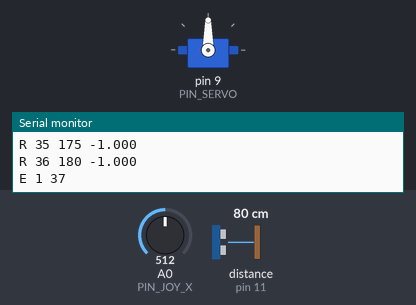
A sketch run on a simulated Arduino Mega 2560, built with avr-gcc and run on an emulated ATmega2560. Shown: servo, the last lines printed to the serial monitor. Wiring (inferred from the names in the program): ultrasonic range finder: trigger pin 10; echo pin 11. The inputs (shaded band) are chosen by the test bench; at power-on: A0 (PIN_JOY_X) = 512, distance to the obstacle (sensor on pin 11) 80 cm. The echo pulse lasts 58.3 µs per cm.

Above: at 1.2 s.
1.3 s: A0 (PIN_JOY_X) set to 466
2.8 s: A0 (PIN_JOY_X) set to 440
At 4.67 s:
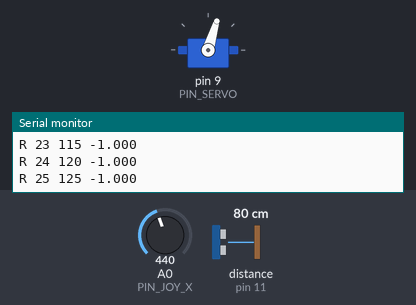
5.8 s: A0 (PIN_JOY_X) set to 122
8.8 s: A0 (PIN_JOY_X) set to 900
At 9.34 s:
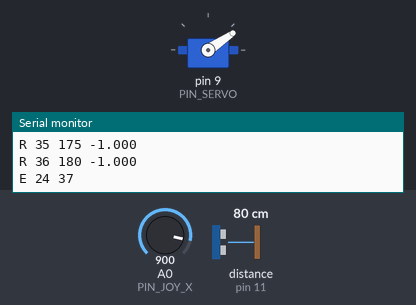
11.8 s: A0 (PIN_JOY_X) set to 390
At 12.0 s:
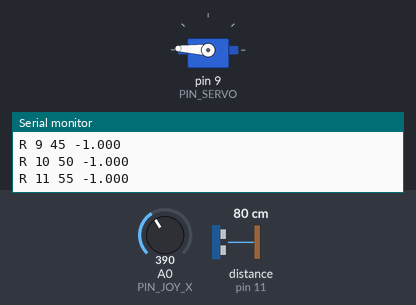
14.8 s: A0 (PIN_JOY_X) set to 511
At 14.8 s:
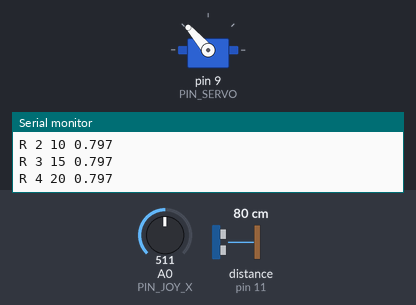
Timing chart, 0 to 17.3 s (numbered marks = the images above; inputs shaded):
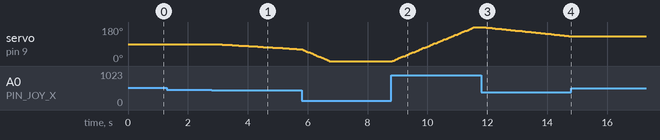

The sketch:

radar_joystick.ino
```cpp
// radar_joystick -- the hand-steered radar: joystick + servo + HC-SR04.
//
// You aim the beam with the joystick; the sensor pings wherever you point;
// the board remembers the latest range at each bearing and streams the whole
// picture to the PC in the same protocol as radar_sweep, so the scope
// (run_live.py / run_web.py) works unchanged.
//
// v3: two ping modes, the same search/track split real radars make.
//   * Parked (head still for SETTLE_MS): median of 3 pings. Slow, but one
//     corrupted reading gets outvoted. This is "track mode".
//   * Slow pan: one quick ping per step, so the picture paints as you sweep.
//     This is "search mode". Readings under PAN_MIN_RANGE_M while moving are
//     discarded -- that's the mount ringing, not a target.
//   * Fast pan (stick near full): no pings. A hard-driven head vibrates and
//     the transducer hears its own ringing as a phantom echo centimetres away.
// Power the hungry parts (servo/sensor/joystick) from the kit's power supply
// module + 9V battery feeding the breadboard rails, NOT from the Uno's 5V pin --
// the servo's current spikes brown out the USB rail and fake close targets.
//
// Wiring:
//   Power module -> breadboard rails (both jumpers on 5V), 9V battery in jack
//   Uno GND  -> blue rail           (common ground -- required)
//   Uno 5V   -> nothing             (the module powers the rails now)
//   Servo:    orange -> D9,  red -> red rail,  brown -> blue rail
//   HC-SR04:  TRIG -> D10, ECHO -> D11, VCC -> red rail, GND -> blue rail
//   Joystick: VRx -> A0,  +5V -> red rail,  GND -> blue rail  (VRy, SW unused)

#include <Servo.h>

// ---------------------------------------------------------------- config ---
const int PIN_SERVO = 9;
const int PIN_TRIG  = 10;
const int PIN_ECHO  = 11;
const int PIN_JOY_X = A0;

const int   JOY_DIRECTION = 1;    // set to -1 if push-right steers left
const int   DEADZONE      = 60;   // stick wiggle that counts as "centered"
const float MAX_SPEED     = 2.0;  // degrees per loop at full push

// true if the servo's 0-degree end points to your LEFT (the mount got turned
// around). Mirrors the servo so the scope still reads 0=right / 180=left, and
// flips the stick to match, so stick-right still means beam-right.
const bool  MOUNT_FLIPPED = true;

const int   STEP_DEG = 5;         // bearing resolution of the stored picture
const int   N_CELLS  = 37;        // 0..180 in 5 degree cells

const float SPEED_OF_SOUND = 343.0;   // m/s at 20 C (68 F)
const float MAX_RANGE_M    = 4.0;
const unsigned long ECHO_TIMEOUT_US = 25000UL;

const unsigned long SETTLE_MS   = 30;   // head still this long -> parked: median-of-3 pings
const float PAN_PING_MAX_STEP   = 1.5;  // deg/loop; panning slower than this still pings
const float PAN_MIN_RANGE_M     = 0.15; // while panning, closer than this is ringing, not target
const unsigned long PING_GAP_MS = 30;   // between the 3 pings of one median
const unsigned long EMIT_MS     = 300;  // how often to send the picture to the PC

// ------------------------------------------------------------------ state ---
Servo head;
float angle = 90.0;               // where the beam points right now
float cells[N_CELLS];             // latest range seen at each bearing
unsigned long frame = 0;
unsigned long lastEmit = 0;
unsigned long lastMove = 0;       // when the head last changed position
int joyCenter = 512;              // stick's resting reading, measured at boot

// Point the beam at a bearing. `angle` is always the bearing the scope shows
// (0 = right, 180 = left); this is the one place that knows how the servo is
// physically mounted.
void aim(float bearing) {
  int cmd = (int)bearing;
  head.write(MOUNT_FLIPPED ? 180 - cmd : cmd);
}

void setup() {
  Serial.begin(115200);
  pinMode(PIN_TRIG, OUTPUT);
  pinMode(PIN_ECHO, INPUT);
  digitalWrite(PIN_TRIG, LOW);

  head.attach(PIN_SERVO);
  aim(angle);
  lastMove = millis();

  // Measure the stick's true resting value instead of assuming 512. The
  // "centered" reading is half the stick's supply voltage, which depends on
  // whatever rail feeds it -- so hard-coding 512 breaks the moment the supply
  // changes. Keep hands OFF the stick during the first second after power-up.
  long sum = 0;
  for (int i = 0; i < 16; i++) { sum += analogRead(PIN_JOY_X); delay(5); }
  int measured = sum / 16;
  // Only trust a plausibly-centered reading. If the stick was held (or a wire
  // is loose) at boot, the value is nonsense -- fall back to the nominal 512 so
  // a bad calibration can never brick steering.
  joyCenter = (measured > 400 && measured < 624) ? measured : 512;

  for (int i = 0; i < N_CELLS; i++) cells[i] = -1.0;   // nothing seen yet

  Serial.print(F("# radar_joystick v3 fov=180 step="));
  Serial.print(STEP_DEG);
  Serial.print(F(" c="));
  Serial.print(SPEED_OF_SOUND, 1);
  Serial.print(F(" joyCenter="));
  Serial.print(joyCenter);
  Serial.print(F(" (measured "));
  Serial.print(measured);
  Serial.println(F(")"));
}

// One ping. Range in metres, or -1.0 for no echo.
float pingOnce() {
  digitalWrite(PIN_TRIG, LOW);
  delayMicroseconds(4);
  digitalWrite(PIN_TRIG, HIGH);
  delayMicroseconds(10);
  digitalWrite(PIN_TRIG, LOW);

  unsigned long dt = pulseIn(PIN_ECHO, HIGH, ECHO_TIMEOUT_US);
  if (dt == 0) return -1.0;
  float range = (dt * 1e-6 * SPEED_OF_SOUND) / 2.0;
  if (range > MAX_RANGE_M || range < 0.02) return -1.0;
  return range;
}

// Median of 3 pings. One bad reading (sag, ringing, a passing echo) gets
// outvoted; two misses out of three count as a miss, which is what you want.
float pingMedian3() {
  float a = pingOnce();
  delay(PING_GAP_MS);
  float b = pingOnce();
  delay(PING_GAP_MS);
  float c = pingOnce();

  if (a > b) { float t = a; a = b; b = t; }
  if (b > c) { float t = b; b = c; c = t; }
  if (a > b) { float t = a; a = b; b = t; }
  return b;
}

// Send the whole remembered picture as one sweep frame (S / R... / E),
// exactly the protocol radar_sweep speaks, so the Python side needs no changes.
void emitFrame() {
  Serial.print(F("S "));
  Serial.println(frame);
  for (int i = 0; i < N_CELLS; i++) {
    Serial.print(F("R "));
    Serial.print(i);
    Serial.print(' ');
    Serial.print(i * STEP_DEG);
    Serial.print(' ');
    Serial.println(cells[i], 3);
  }
  Serial.print(F("E "));
  Serial.print(frame);
  Serial.print(' ');
  Serial.println(N_CELLS);
  frame++;
}

void loop() {
  // 1. steer: joystick nudges the beam, rate-controlled like a drone stick
  int push = analogRead(PIN_JOY_X) - joyCenter;
  float step = 0.0;
  if (abs(push) > DEADZONE) {
    int dir = JOY_DIRECTION * (MOUNT_FLIPPED ? -1 : 1);
    step = dir * (push / 512.0) * MAX_SPEED;
    angle = constrain(angle + step, 0.0, 180.0);
    aim(angle);
    lastMove = millis();
  }
  delay(20);            // let the servo take the step

  // 2. ping. Parked -> careful (track mode). Slow pan -> quick (search mode).
  //    Fast pan -> nothing; a hard-driven head vibrates and hears ghosts.
  int cell = constrain((int)(angle / STEP_DEG + 0.5), 0, N_CELLS - 1);
  if (millis() - lastMove >= SETTLE_MS) {
    cells[cell] = pingMedian3();
  } else if (fabs(step) <= PAN_PING_MAX_STEP) {
    float r = pingOnce();
    if (r >= 0.0 && r < PAN_MIN_RANGE_M) r = -1.0;   // mount ringing, not a target
    cells[cell] = r;
  }

  // 3. send the full picture to the scope
  if (millis() - lastEmit >= EMIT_MS) {
    emitFrame();
    lastEmit = millis();
  }
}
```

Measured:
- the behaviour switches between 452 and 451 on A0 (PIN_JOY_X) (found by bisection; images 0 and 1)
- after the input at 2.8 s, servo on pin 9 (PIN_SERVO): moves from 90° to 62° over 2.8 s, starting after 0.17 s
- after the input at 8.8 s, servo on pin 9 (PIN_SERVO): moves from 0° to 180° over 2.8 s, starting at once
- after the input at 11.8 s, servo on pin 9 (PIN_SERVO): moves from 180° to 131° over 2.9 s, starting after 0.06 s
- after the input at 14.8 s, servo on pin 9 (PIN_SERVO): stays 131° (without the input it goes to 130° after 0.07 s)
